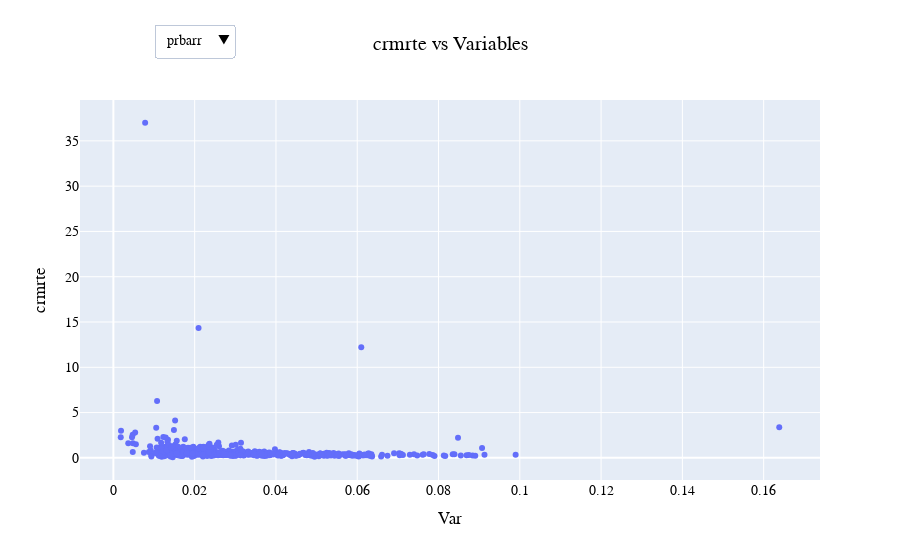

Notebook code for this chart:
### Markdown cell above
### Simple Scatter PLots

### Code cell
import plotly.graph_objects as go
from plotly.subplots import make_subplots
fig = make_subplots()

fig.add_trace(go.Scatter(x=data_stata['crmrte'], y=data_stata['prbconv'],
                    mode='markers', name='crmrte', ))
fig.update_layout(title={'text':'crmrte vs Variables', "x" : 0.5},
                   xaxis_title='Var',
                   yaxis_title='crmrte', font=dict(family='Futura', color='#000000' , size=14))
fig.update_layout(
    updatemenus=[
        dict(
            buttons=list([
                dict(
                    args=[{'x': [data_stata['prbarr']]}],
                    label="prbarr",
                    method='restyle'
                ),
                dict(
                    args=[{'x': [data_stata['avgsen']]}],
                    label="avgsen",
                    method='restyle'
                ),
                dict(
                    args=[{'x': [data_stata['polpc']]}],
                    label="polpc",
                    method='restyle'
                ),
                dict(
                    args=[{'x': [data_stata['density']]}],
                    label="density",
                    method='restyle'
                ),
            ]),
            direction="down",
            showactive=True,
            x=0.1,
            xanchor="left",
            y=1.2,
            yanchor="top"
        ),
    ]
)
fig.show()

### Figure 1 — Plotly figure (JSON) as saved in the notebook; plotly's stock layout.template omitted (floating-point values rounded to 4 significant figures; data arrays with more than 128 entries replaced by an {"elided": "..."} marker saying what was removed)
{"data": [{"mode": "markers", "name": "crmrte", "type": "scatter", "x": {"elided": "630 float values"}, "y": {"elided": "630 float values"}}], "layout": {"font": {"color": "#000000", "family": "Futura", "size": 14}, "title": {"text": "crmrte vs Variables", "x": 0.5}, "updatemenus": [{"buttons": [{"args": [{"x": {"elided": "1x630 float values"}}], "label": "prbarr", "method": "restyle"}, {"args": [{"x": {"elided": "1x630 float values"}}], "label": "avgsen", "method": "restyle"}, {"args": [{"x": {"elided": "1x630 float values"}}], "label": "polpc", "method": "restyle"}, {"args": [{"x": {"elided": "1x630 float values"}}], "label": "density", "method": "restyle"}], "direction": "down", "showactive": true, "x": 0.1, "xanchor": "left", "y": 1.2, "yanchor": "top"}], "xaxis": {"anchor": "y", "domain": [0, 1], "title": {"text": "Var"}}, "yaxis": {"anchor": "x", "domain": [0, 1], "title": {"text": "crmrte"}}}}
